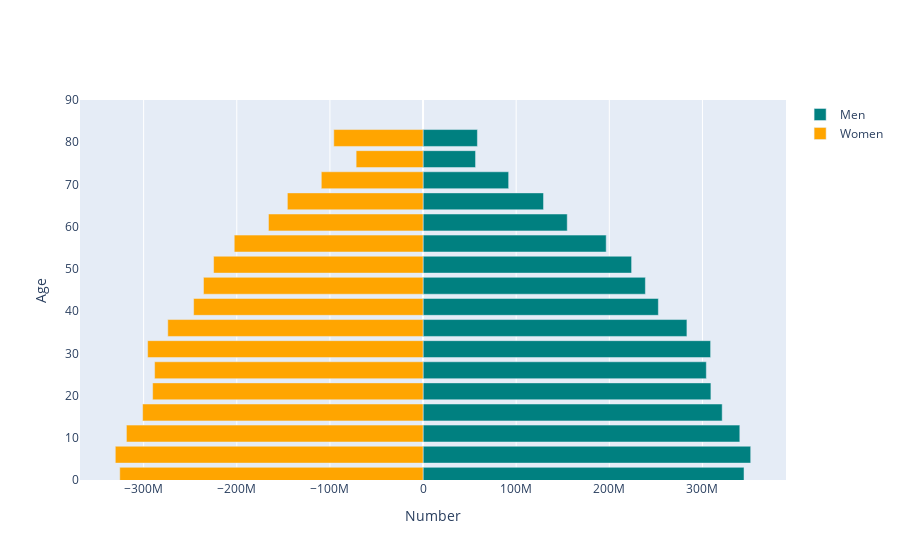

Notebook source saved alongside this figure:
### Code cell
import plotly.offline as py
import plotly.graph_objs as go
import pandas as pd
import numpy as np

py.init_notebook_mode(connected=True)

layout = go.Layout(barmode='overlay',
                   yaxis=go.layout.YAxis(range=[0, 90], title='Age'),
                   xaxis=go.layout.XAxis(title='Number'))

year = 2021

bins = [go.Bar(x = world.loc[str(year),:].filter(regex="Male").values,
               y = [int(s[:2])+1 for s in age_ranges],
               orientation='h',
               name='Men',
               marker=dict(color='teal'),
               hoverinfo='skip'
               ),

        go.Bar(x = -world.loc[str(year),:].filter(regex="Female").values,
               y=[int(s[:2])+1 for s in age_ranges],
               orientation='h',
               name='Women',
               marker=dict(color='orange'),
               hoverinfo='skip',
               )
        ]
py.iplot(dict(data=bins, layout=layout))

### Figure 1 — Plotly figure (JSON) as saved in the notebook; plotly's stock layout.template omitted (floating-point values rounded to 4 significant figures)
{"data": [{"hoverinfo": "skip", "marker": {"color": "teal"}, "name": "Men", "orientation": "h", "type": "bar", "x": [344642726, 351817813, 340127271, 321202355, 309083360, 304174431, 308769333, 283340721, 252673663, 238745240, 223940974, 196665231, 154831185, 129374440, 91919998, 56378705, 58369322], "y": [1, 6, 11, 16, 21, 26, 31, 36, 41, 46, 51, 56, 61, 66, 71, 76, 81]}, {"hoverinfo": "skip", "marker": {"color": "orange"}, "name": "Women", "orientation": "h", "type": "bar", "x": [-325635497, -330426857, -318486190, -301107514, -290336120, -288232380, -295706689, -274082387, -246328816, -235741925, -224892532, -202709115, -165964011, -145667772, -109252199, -71826581, -95852414], "y": [1, 6, 11, 16, 21, 26, 31, 36, 41, 46, 51, 56, 61, 66, 71, 76, 81]}], "layout": {"autosize": true, "barmode": "overlay", "xaxis": {"autorange": true, "range": [-368300000.0, 389700000.0], "title": {"text": "Number"}, "type": "linear"}, "yaxis": {"range": [0, 90], "title": {"text": "Age"}, "type": "linear"}}}
